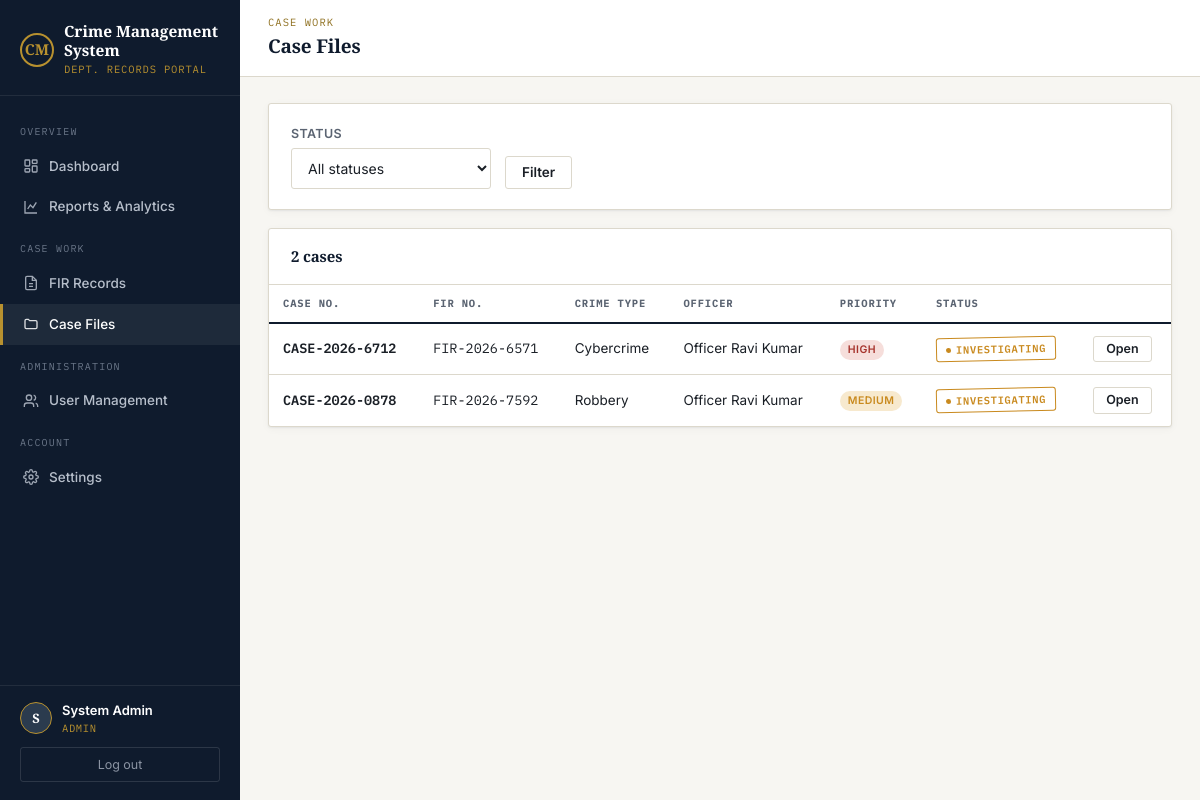
The app's page /cases (signed in) with its own data.
### models.py (models this page shows, shortened)
class User(db.Model, UserMixin):
    __tablename__ = "users"
    id = db.Column(db.Integer, primary_key=True)
    name = db.Column(db.String(120), nullable=False)
    username = db.Column(db.String(80), unique=True, nullable=False)
    email = db.Column(db.String(120), unique=True, nullable=True)
    password_hash = db.Column(db.String(255), nullable=False)
    role = db.Column(db.String(20), nullable=False, default="officer")  # admin | officer
    badge_number = db.Column(db.String(40), unique=True, nullable=True)
    phone = db.Column(db.String(20), nullable=True)
    is_active_user = db.Column(db.Boolean, default=True)
    created_at = db.Column(db.DateTime, default=datetime.utcnow)
    cases_assigned = db.relationship("Case", backref="officer", lazy=True,
                                      foreign_keys="Case.officer_id")
    @property
    def is_admin(self):
        return self.role == "admin"

class Case(db.Model):
    __tablename__ = "cases"
    id = db.Column(db.Integer, primary_key=True)
    case_number = db.Column(db.String(40), unique=True, nullable=False)
    fir_id = db.Column(db.Integer, db.ForeignKey("firs.id"), nullable=False)
    officer_id = db.Column(db.Integer, db.ForeignKey("users.id"), nullable=True)
    status = db.Column(db.String(30), default="Open")  # Open | Investigating | Closed
    description = db.Column(db.Text, nullable=True)
    priority = db.Column(db.String(20), default="Medium")  # Low | Medium | High
    created_at = db.Column(db.DateTime, default=datetime.utcnow)
    closed_at = db.Column(db.DateTime, nullable=True)
    evidences = db.relationship("Evidence", backref="case", lazy=True, cascade="all, delete-orphan")
    witnesses = db.relationship("Witness", backref="case", lazy=True, cascade="all, delete-orphan")
    notes = db.relationship("InvestigationNote", backref="case", lazy=True, cascade="all, delete-orphan")
    court_records = db.relationship("CourtRecord", backref="case", lazy=True, cascade="all, delete-orphan")
    charge_sheet = db.relationship("ChargeSheet", backref="case", uselist=False, lazy=True,
                                    cascade="all, delete-orphan")

class FIR(db.Model):
    __tablename__ = "firs"
    id = db.Column(db.Integer, primary_key=True)
    fir_number = db.Column(db.String(40), unique=True, nullable=False)
    crime_type = db.Column(db.String(80), nullable=False)
    location = db.Column(db.String(200), nullable=False)
    date_of_incident = db.Column(db.Date, nullable=False, default=date.today)
    date_filed = db.Column(db.DateTime, default=datetime.utcnow)
    description = db.Column(db.Text, nullable=False)
    status = db.Column(db.String(30), default="Registered")
    complainant_id = db.Column(db.Integer, db.ForeignKey("complainants.id"), nullable=False)
    filed_by_id = db.Column(db.Integer, db.ForeignKey("users.id"), nullable=True)
    case = db.relationship("Case", backref="fir", uselist=False, lazy=True)
    filed_by = db.relationship("User", foreign_keys=[filed_by_id])

### app.py (the view)
@app.route("/cases")
@login_required
def case_list():
    query = Case.query
    if not current_user.is_admin:
        query = query.filter_by(officer_id=current_user.id)
    status = request.args.get("status", "")
    if status:
        query = query.filter_by(status=status)
    cases = query.order_by(Case.created_at.desc()).all()
    return render_template("case_list.html", cases=cases, status=status)

### app.py (called while the page is built)
@login_manager.user_loader
def load_user(user_id):
    return db.session.get(User, int(user_id))

@app.context_processor
def inject_globals():
    return {"now": datetime.utcnow()}

### templates/case_list.html (shortened to what this page needs)
{% extends "base.html" %}
{% block eyebrow %}Case Work{% endblock %}
{% block page_title %}Case Files{% endblock %}
{% block content %}
<div class="card card-pad" style="margin-bottom:18px;">
  <form method="GET" style="display:flex; gap:14px; align-items:flex-end; flex-wrap:wrap;">
    <div class="field" style="min-width:200px; margin-bottom:0;">
      <label for="status">Status</label>
      <select id="status" name="status">
        <option value="">All statuses</option>
      </select>
    </div>
    <button type="submit" class="btn btn-outline">Filter</button>
  </form>
</div>
<div class="card">
  <div class="card-head">
    <h3>{{ cases|length }} case{{ 's' if cases|length != 1 }}{{ '' if current_user.is_admin else ' assigned to you' }}</h3>
  </div>
  <div class="table-wrap">
    <table>
      <thead>
        <tr><th>Case No.</th><th>FIR No.</th><th>Crime Type</th><th>Officer</th><th>Priority</th><th>Status</th><th></th></tr>
      </thead>
      <tbody>
        {% for case in cases %}
        <tr>
          <td><a class="row-link mono" href="{{ url_for('case_detail', case_id=case.id) }}">{{ case.case_number }}</a></td>
          <td class="mono">{{ case.fir.fir_number }}</td>
          <td>{{ case.fir.crime_type }}</td>
          <td>{{ case.officer.name if case.officer else '—' }}</td>
          <td><span class="pill pill-{{ case.priority|lower }}">{{ case.priority }}</span></td>
          <td><span class="stamp stamp-{{ case.status|lower|replace(' ', '') }}">{{ case.status }}</span></td>
          <td><a href="{{ url_for('case_detail', case_id=case.id) }}" class="btn btn-outline btn-sm">Open</a></td>
        </tr>
        {% endfor %}
      </tbody>
    </table>
  </div>
</div>
{% endblock %}

### templates/base.html (shortened to what this page needs)
<!DOCTYPE html>
<html lang="en">
<head>
<link rel="stylesheet" href="{{ url_for('static', filename='css/style.css') }}">
</head>
<body>
<div class="app-shell">
  <aside class="sidebar" id="sidebar">
    <div class="sidebar-brand">
      <div class="sidebar-brand-row">
        <span class="badge-mark">CM</span>
        <div>
          <div class="name">Crime Management<br>System</div>
          <div class="sub">Dept. Records Portal</div>
        </div>
      </div>
    </div>
    <nav class="sidebar-nav">
      <div class="nav-group-label">Overview</div>
      <a href="{{ url_for('dashboard') }}" class="nav-tab {{ 'active' if request.endpoint == 'dashboard' }}">
        <svg viewBox="0 0 24 24" fill="none" stroke="currentColor" stroke-width="2"><rect x="3" y="3" width="7" height="9" rx="1"/><rect x="14" y="3" width="7" height="5" rx="1"/><rect x="14" y="12" width="7" height="9" rx="1"/><rect x="3" y="16" width="7" height="5" rx="1"/></svg>
        Dashboard
      </a>
      <a href="{{ url_for('reports') }}" class="nav-tab {{ 'active' if request.endpoint == 'reports' }}">
        <svg viewBox="0 0 24 24" fill="none" stroke="currentColor" stroke-width="2"><path d="M3 3v18h18"/><path d="M7 15l4-6 4 4 5-8"/></svg>
        Reports &amp; Analytics
      </a>
      <div class="nav-group-label">Case Work</div>
      <a href="{{ url_for('fir_list') }}" class="nav-tab {{ 'active' if request.endpoint in ['fir_list','fir_new','fir_detail','fir_edit'] }}">
        <svg viewBox="0 0 24 24" fill="none" stroke="currentColor" stroke-width="2"><path d="M14 2H6a2 2 0 0 0-2 2v16a2 2 0 0 0 2 2h12a2 2 0 0 0 2-2V8z"/><path d="M14 2v6h6"/><path d="M9 13h6M9 17h6"/></svg>
        FIR Records
      </a>
      <a href="{{ url_for('case_list') }}" class="nav-tab {{ 'active' if request.endpoint in ['case_list','case_detail'] }}">
        <svg viewBox="0 0 24 24" fill="none" stroke="currentColor" stroke-width="2"><path d="M3 7a2 2 0 0 1 2-2h3l2 2h9a2 2 0 0 1 2 2v8a2 2 0 0 1-2 2H5a2 2 0 0 1-2-2z"/></svg>
        Case Files
      </a>
      {% if current_user.is_authenticated and current_user.is_admin %}
      <div class="nav-group-label">Administration</div>
      <a href="{{ url_for('user_list') }}" class="nav-tab {{ 'active' if request.endpoint in ['user_list','user_new','user_edit'] }}">
        <svg viewBox="0 0 24 24" fill="none" stroke="currentColor" stroke-width="2"><path d="M16 21v-2a4 4 0 0 0-4-4H6a4 4 0 0 0-4 4v2"/><circle cx="9" cy="7" r="4"/><path d="M22 21v-2a4 4 0 0 0-3-3.87"/><path d="M16 3.13a4 4 0 0 1 0 7.75"/></svg>
        User Management
      </a>
      {% endif %}
      <div class="nav-group-label">Account</div>
      <a href="{{ url_for('settings') }}" class="nav-tab {{ 'active' if request.endpoint == 'settings' }}">
        Settings
      </a>
    </nav>
    {% if current_user.is_authenticated %}
    <div class="sidebar-foot">
      <div class="sidebar-user">
        <span class="avatar-circle">{{ current_user.name[:1] }}</span>
        <div>
          <div class="u-name">{{ current_user.name }}</div>
          <div class="u-role">{{ current_user.role }}</div>
        </div>
      </div>
      <a href="{{ url_for('logout') }}" class="logout-link">Log out</a>
    </div>
    {% endif %}
  </aside>
  <div class="main-area">
    <header class="topbar">
      <div style="display:flex; align-items:center; gap:14px;">
        <div>
          <div class="eyebrow">{% block eyebrow %}Records Portal{% endblock %}</div>
          <h1>{% block page_title %}Dashboard{% endblock %}</h1>
        </div>
      </div>
    </header>
    <div class="content">
      {% block content %}{% endblock %}
    </div>
  </div>
</div>
</body>
</html>

### records on screen
User: name "S", name "System Admin", role "ADMIN"
Case: case_number "CASE-2026-6712", fir.fir_number "FIR-2026-6571", fir.crime_type "Cybercrime", officer "Officer Ravi Kumar", priority "HIGH", status "INVESTIGATING"
Case: case_number "CASE-2026-0878", fir.fir_number "FIR-2026-7592", fir.crime_type "Robbery", officer "Officer Ravi Kumar", priority "MEDIUM", status "INVESTIGATING"

### other values on screen
{{ cases|length }} "2"
{{ 's' if cases|length != 1 }} "s"
